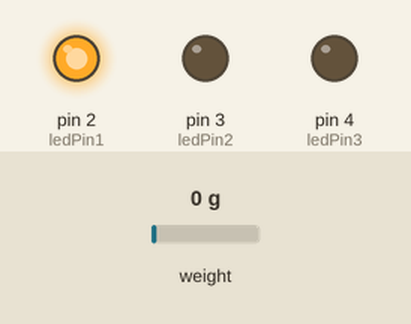
Bench run of a sketch on a simulated Arduino Uno, built with avr-gcc and run on an emulated ATmega328P. On the bench: output pins drawn as LEDs (lit = HIGH). Inputs (shaded band) come from the test bench; at power-on: weight on the scale 0 g. What the sketch prints to the serial monitor is not drawn.

Above: at 0.2 s.
Timing chart, 0 to 1.7 s (numbered marks = the images above):
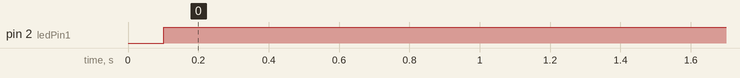

The sketch:

Arduino_Loadcell_LED3.ino
```cpp
#include "HX711.h" // libary ที่เก็บฟังชั่นในการใช้งานและคำนวนของ Divces

float calibration_factor = 91524.00;  //กำนดค่า calibration_factor ที่ได้มาจากการ calibration
#define zero_factor 8281858  //กำนดค่า zero_factor ที่ได้มาจากการ calibration

#define DOUT  A1  // กำหนดค่าขอสัญญานขาเข้าของ อุปกรณ์ เข้าที่ขา A1 เป็นขาสัญญานแบบ analog
#define CLK   A0  // กำหนดค่าขอสัญญานขาเข้าของ อุปกรณ์ เข้าที่ขา A0 เป็นขาสัญญานแบบ analog


int ledPin1 = 2; // Red
int ledPin2 = 3; // white
int ledPin3 = 4; // 7 LED

float offset = 0;  // กำหนดค่าตัวแปร offset = 0 เพื่อนำไป + กับฟังชี่น get_units_kg();
float get_units_kg(); // กำหนดค่าที่ออกจากฟังชี่น get_units_kg(); เป็น ทศนิยม
float data = 0; //กำหนด ค่าตัวแปล data สำหรับเก็บค่า น้ำหนักที่ออกมา

HX711 scale(DOUT, CLK); // ส่งค่าขาสัญญาณทั้ง 2 ค่าเข้า libary HX711.h

void setup()
{
  Serial.begin(115200); // กำหนดค่า port การเชื่อมค่อในการส่งข้อมูล เป้น buad rate 115200
  pinMode(ledPin1, OUTPUT); // กำหนดค่า output LED 1
  pinMode(ledPin2, OUTPUT); // กำหนดค่า output LED 2
  pinMode(ledPin3, OUTPUT); // กำหนดค่า output LED 3
  Serial.println("Load Cell");
  scale.set_scale(calibration_factor);  // ส่งค่าเข้าสูตร ใน libary HX711.h
  scale.set_offset(zero_factor); // ส่งค่าเข้าสูตร ใน libary HX711.h
}
void loop()
{
  Serial.print("Reading: ");
  float data = get_units_kg() + offset; // เรียก ฟังชั้น get_units_kg() มา+ กับ ค่า offset
  Serial.print(data);
  Serial.println(" kg");
  if (data <= 3.0)   // เช็คค่า ว่าน้ำหนักน้อยกว่า 3 กิโลหรือไม่
  {
    Serial.println("3 KG");
    ledon1();  // เปิด LED 1
    ledoff2(); // ปิด LED 2
    ledoff3(); // ปิด LED 3
  }
  else if (data > 3.0 && data < 5.0) // เช็คค่า ว่าน้ำหนักมากกว่า 3 หรือน้อยกว่า  5  กิโลหรือไม่
  {
    Serial.println("3 - 5 KG");
    ledon2(); // เปิด LED 2
    ledoff1(); // ปิด LED 1
    ledoff3(); // ปิด LED 3
  }
  else if (data >= 5.0) // เช็คค่า ว่าน้ำหนักมากว่า 5  กิโลหรือไม่
  {
    Serial.println("5+ KG");
    ledon3(); // เปิด LED 3
    ledoff1(); // ปิด LED 1
    ledoff2(); // ปิด LED 2
  }
}
float get_units_kg()  // ฟังชั่น น้ำหนัก
{
  return (scale.get_units() * 0.453592); //scale.get_units() นำน้ำหนักมาเข้าสูตรของ loadcell แล้ว รีเทินค่าที่ได้
}
void ledon1()// ฟังชั่นเปิด LED 1
{
  digitalWrite(ledPin1, HIGH); // เปิด LED 1
  delay(100);
}
void ledoff1() // ฟังชั่นปิด LED 1
{
  digitalWrite(ledPin1, LOW); // ปิด LED 1
  delay(100); // หน่วงเวลา 0.1 วินาที 1000 เท่ากัย 1 วินาที
}
void ledon2() // ฟังชั่นเปิด LED 2
{
  digitalWrite(ledPin2, HIGH); // เปิด LED 2
  delay(100); // หน่วงเวลา 0.1 วินาที

}
void ledoff2() // ฟังชั่นเปิด LED 2
{
  digitalWrite(ledPin2, LOW); // ปิด LED 2
  delay(100); // หน่วงเวลา 0.1 วินาที
}
void ledon3() // ฟังชั่นเปิด LED 3
{
  digitalWrite(ledPin3, HIGH); // เปิด LED 3
  delay(100); // หน่วงเวลา 0.1 วินาที

}
void ledoff3() // ฟังชั่นปิด LED 3
{
  digitalWrite(ledPin3, LOW); // ปิด LED 3
  delay(100); // หน่วงเวลา 0.1 วินาที
}
```

Measured:
- by itself, pin 2 (ledPin1): LOW → HIGH at 0.10 s
